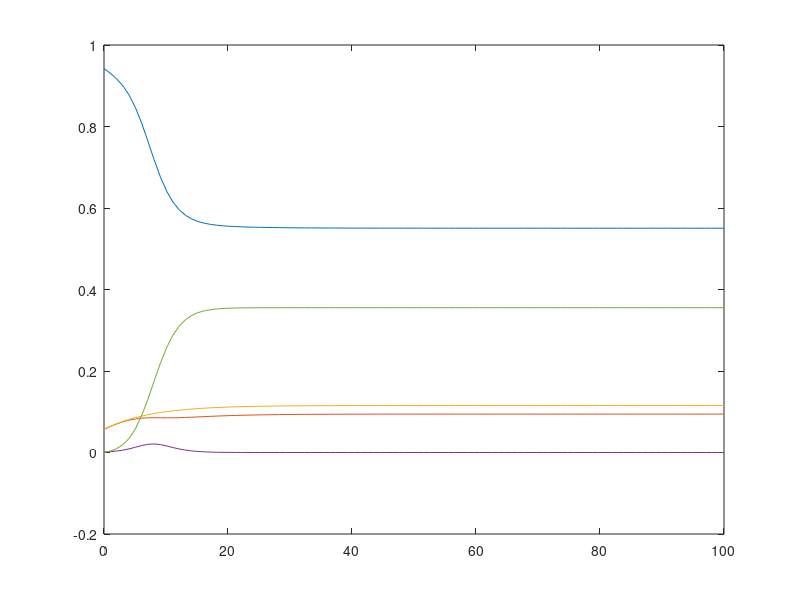

MATLAB code for this plot:
% This file works with OCTAVE and is automatically generated with 
% the System Biology Format Converter (http://sbfc.sourceforge.net/)
% from an SBML file.
% To run this file with Matlab you must edit the comments providing
% the definition of the ode solver and the signature for the 
% xdot function.
%
% The conversion system has the following limitations:
%  - You may have to re order some reactions and Assignment Rules definition
%  - Delays are not taken into account
%  - You should change the lsode parameters (start, end, steps) to get better results
%

%
% Model name = Ho2019 - Mathematical models of transmission dynamics and vaccine strategies in Hong Kong during the 2017-2018 winter influenza season (Simple)
%
% isDescribedBy http://identifiers.org/pubmed/31128142
% is http://identifiers.org/biomodels.db/MODEL1911120003
% is http://identifiers.org/biomodels.db/BIOMD0000000851
%


function main()
%Initial conditions vector
	x0=zeros(5,1);
	x0(1) = 0.9424;
	x0(2) = 0.0565;
	x0(3) = 0.0565;
	x0(4) = 0.0012;
	x0(5) = 0.0;


% Depending on whether you are using Octave or Matlab,
% you should comment / uncomment one of the following blocks.
% This should also be done for the definition of the function f below.
% Start Matlab code
%	tspan=[0:0.01:100];
%	opts = odeset('AbsTol',1e-3);
%	[t,x]=ode23tb(@f,tspan,x0,opts);
% End Matlab code

% Start Octave code
	t=linspace(0,100,100);
	x=lsode('f',x0,t);
% End Octave code


	plot(t,x);
end



% Depending on whether you are using Octave or Matlab,
% you should comment / uncomment one of the following blocks.
% This should also be done for the definition of the function f below.
% Start Matlab code
%function xdot=f(t,x)
% End Matlab code

% Start Octave code
function xdot=f(x,t)
% End Octave code

% Compartment: id = compartment, name = compartment, constant
	compartment_compartment=1.0;
% Parameter:   id =  alpha, name = alpha
	global_par_alpha=127.0;
% Parameter:   id =  r, name = r
	global_par_r=0.0155;
% Parameter:   id =  A, name = A
	global_par_A=0.1155;
% Parameter:   id =  beta, name = beta
	global_par_beta=2.7516;
% Parameter:   id =  gamma, name = gamma
	global_par_gamma=2.1272;
% Parameter:   id =  w, name = w
	global_par_w=0.45;
% Parameter:   id =  k, name = k
% Parameter:   id =  T, name = T
	global_par_T=3.29;
% Parameter:   id =  R_0, name = R_0
	global_par_R_0=1.2935;
% Parameter:   id =  R_0_x, name = R_0_x
	global_par_R_0_x=1.2607;
% Parameter:   id =  fraction_S, name = fraction_S
% Parameter:   id =  fraction_V, name = fraction_V
% Parameter:   id =  fraction_I, name = fraction_I
% Parameter:   id =  fraction_R, name = fraction_R
% Parameter:   id =  fraction_total, name = fraction_total
% Parameter:   id =  ModelValue_3, name = Initial for beta
	global_par_ModelValue_3=2.7516;
% Parameter:   id =  ModelValue_5, name = Initial for w
	global_par_ModelValue_5=0.45;
% assignmentRule: variable = k
	global_par_k=global_par_ModelValue_3*(1-global_par_ModelValue_5);
% assignmentRule: variable = fraction_total
	global_par_fraction_total=x(4)+x(5)+x(1)+x(2)+x(3);
% assignmentRule: variable = fraction_V
	global_par_fraction_V=x(2)/global_par_fraction_total;
% assignmentRule: variable = fraction_R
	global_par_fraction_R=x(5)/global_par_fraction_total;
% assignmentRule: variable = fraction_I
	global_par_fraction_I=x(4)/global_par_fraction_total;
% assignmentRule: variable = fraction_S
	global_par_fraction_S=x(1)/global_par_fraction_total;

% Reaction: id = Susceptible_Individual_Transmission, name = Susceptible_Individual_Transmission
	reaction_Susceptible_Individual_Transmission=compartment_compartment*Function_for_Susceptible_Individual_Transmission(global_par_beta, x(4), x(1));

% Reaction: id = Vaccinated_Population_Growth, name = Vaccinated_Population_Growth
	reaction_Vaccinated_Population_Growth=compartment_compartment*Function_for_Vaccinated_Population_Growth(global_par_r, x(3), global_par_A);

% Reaction: id = Vaccinated_Population_Infection, name = Vaccinated_Population_Infection
	reaction_Vaccinated_Population_Infection=compartment_compartment*Function_for_Vaccinated_Population_Infection(global_par_k, x(4), x(2));

% Reaction: id = Infected_Recovery, name = Infected_Recovery
	reaction_Infected_Recovery=compartment_compartment*global_par_gamma*x(4);

	xdot=zeros(5,1);
	
% Species:   id = S, name = S, affected by kineticLaw
	xdot(1) = (1/(compartment_compartment))*((-1.0 * reaction_Susceptible_Individual_Transmission) + (-1.0 * reaction_Vaccinated_Population_Growth));
	
% Species:   id = V, name = V, affected by kineticLaw
	xdot(2) = (1/(compartment_compartment))*(( 1.0 * reaction_Vaccinated_Population_Growth) + (-1.0 * reaction_Vaccinated_Population_Infection));
	
% Species:   id = V_e, name = V_e, affected by kineticLaw
	xdot(3) = (1/(compartment_compartment))*(( 1.0 * reaction_Vaccinated_Population_Growth));
	
% Species:   id = I, name = I, affected by kineticLaw
	xdot(4) = (1/(compartment_compartment))*(( 1.0 * reaction_Susceptible_Individual_Transmission) + ( 1.0 * reaction_Vaccinated_Population_Infection) + (-1.0 * reaction_Infected_Recovery));
	
% Species:   id = R, name = R, affected by kineticLaw
	xdot(5) = (1/(compartment_compartment))*(( 1.0 * reaction_Infected_Recovery));
end

function z=Function_for_Susceptible_Individual_Transmission(beta,I,S), z=(beta*I*S);end

function z=Function_for_Vaccinated_Population_Growth(r,V_e,A), z=(r*(1-V_e/A));end

function z=Function_for_Vaccinated_Population_Infection(k,I,V), z=(k*I*V);end

% adding few functions representing operators used in SBML but not present directly 
% in either matlab or octave. 
function z=pow(x,y),z=x^y;end
function z=root(x,y),z=y^(1/x);end
function z = piecewise(varargin)
	numArgs = nargin;
	result = 0;
	foundResult = 0;
	for k=1:2: numArgs-1
		if varargin{k+1} == 1
			result = varargin{k};
			foundResult = 1;
			break;
		end
	end
	if foundResult == 0
		result = varargin{numArgs};
	end
	z = result;
end
